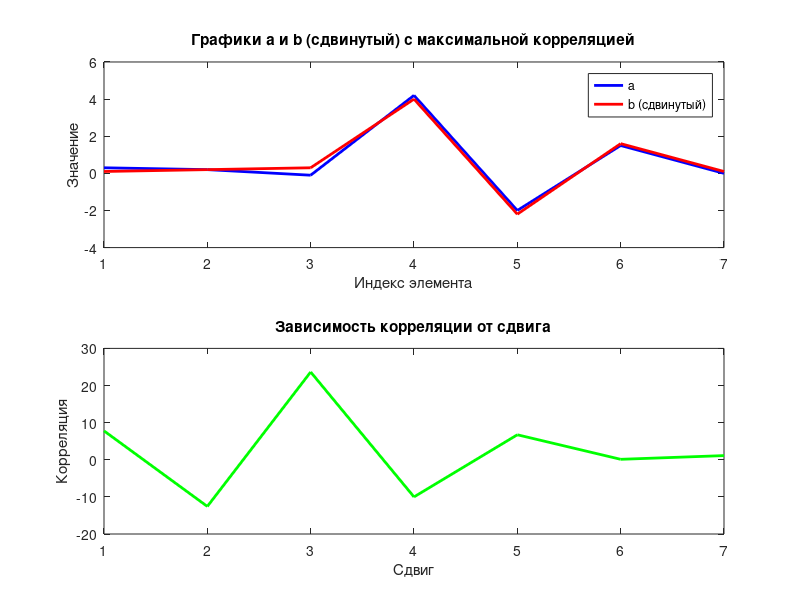

Reproduce this figure in MATLAB.
% Задание векторов (из задания 6)
a = [0.3 0.2 -0.1 4.2 -2 1.5 0];
b = [0.3 4 -2.2 1.6 0.1 0.1 0.2];

% Инициализация переменных
correlations = zeros(1, length(b)); % Вектор для хранения значений корреляции
max_correlation = -Inf; % Начальное значение максимальной корреляции
max_correlation_shift = 0; % Начальное значение сдвига с максимальной корреляцией

% Цикл по сдвигам
for shift = 1:length(b)
    % Циклический сдвиг вектора b
    shifted_b = circshift(b, [0, shift - 1]); 

    % Вычисление корреляции
    correlations(shift) = sum(a .* shifted_b);

    % Обновление максимальной корреляции и сдвига
    if correlations(shift) > max_correlation
        max_correlation = correlations(shift);
        max_correlation_shift = shift - 1;
    end
end

% Вывод результатов
disp(['Максимальная корреляция: ', num2str(max_correlation)]);
disp(['Сдвиг с максимальной корреляцией: ', num2str(max_correlation_shift)]);

% Построение графиков
t = 1:length(a); % Ось времени (индексы элементов)
shifted_b_max = circshift(b, [0, max_correlation_shift]); % Сдвигаем b на оптимальное значение

subplot(2,1,1);
plot(t, a, 'b-', 'LineWidth', 2);
hold on;
plot(t, shifted_b_max, 'r-', 'LineWidth', 2);
title('Графики a и b (сдвинутый) с максимальной корреляцией');
legend('a', 'b (сдвинутый)');
xlabel('Индекс элемента');
ylabel('Значение');

subplot(2,1,2);
plot(1:length(b), correlations, 'g-', 'LineWidth', 2);
title('Зависимость корреляции от сдвига');
xlabel('Сдвиг');
ylabel('Корреляция');
